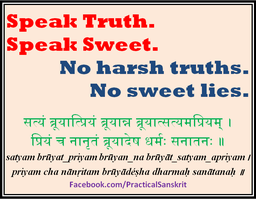
#> input picture assignment-3-samarthamahesh-main/images/colourful_text.png, 256 x 199 px, shrunk from 871 x 678 before the run
$ jupyter execute Q7.ipynb
#> lines starting #> are read from the running program, lines starting #| are printed output that depends on the picture
[cell 1]
import cv2
import numpy as np

from matplotlib import pyplot as plt

# Question 7

---

#### 1. Write a function rotImage which rotates an input image about its center.

[cell 2]
def rotImage(im, deg, retain):
    im = np.int32(im)
    m, n = im.shape

    # Coordinates in input image
    x, y = np.meshgrid(np.arange(n), np.arange(m))
    x = x - np.mean(x, axis=1, keepdims=True)
    y = y - np.mean(y, axis=0, keepdims=True)
    y = np.flip(y, axis=0)

    # Rotation matrix
    mat = np.array([[np.cos(deg*np.pi/180), np.sin(deg*np.pi/180)],
                   [-np.sin(deg*np.pi/180), np.cos(deg*np.pi/180)]])

    # Inverse of rotation matrix
    mat_inv = np.linalg.inv(mat)

    # Finding output image's size
    if retain:
        m1, n1 = m, n

    else:
        tmp = np.array([[x[0][0], x[0][-1], x[-1][0], x[-1][-1]], [y[0][0], y[0][-1], y[-1][0], y[-1][-1]]])
        new = np.matmul(mat, tmp)

        n_min = np.min(new, axis=1)
        n_max = np.max(new, axis=1)

        n1, m1 = np.int32(n_max - n_min + 1)

    # Coordinates in output image
    x1, y1 = np.meshgrid(np.arange(n1), np.arange(m1))
    x1 = x1 - np.mean(x1, axis=1, keepdims=True)
    y1 = y1 - np.mean(y1, axis=0, keepdims=True)
    y1 = np.flip(y1, axis=0)

    ret = np.zeros((m1, n1))
    cm = m//2
    cn = n//2

    # Implementation of backward mapping
    for i in range(m1):
        for j in range(n1):
            tmp = np.array([[x1[i][j]], [y1[i][j]]])
            new = np.matmul(mat_inv, tmp)
            new = np.int32(new)
            xn, yn = cm-new[1][0], cn+new[0][0]

            if xn >= 0 and xn < m and yn >= 0 and yn < n:
                ret[i][j] = im[xn][yn]

    return np.uint8(ret)

#### 2. Show outputs of a rectangular image of your choice with angle 30 deg, 45 deg , 90 deg and 2 other angles of your choice.

[cell 3]
im = cv2.imread('../images/colourful_text.png')
#> im is the input picture: shape (199, 256, 3); mean B, G, R 185.5, 197.5, 216.3
im = cv2.cvtColor(im, cv2.COLOR_BGR2GRAY)
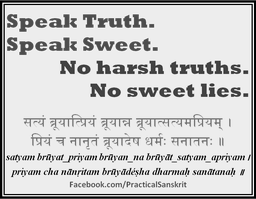
#> im: shape (199, 256); min 0, max 255, mean 201.7

plt.imshow(im, cmap='gray')
plt.title('Original Image')
plt.show()

[cell 4]
ret = rotImage(im, 30, True)
plt.imshow(ret, cmap='gray')
plt.title('30 deg (retain - True)')
plt.show()

ret = rotImage(im, 30, False)
#> call 2 of rotImage, with deg = 30, retain = False
#> after the loop in rotImage (call 2), `for i in range(m1):`:
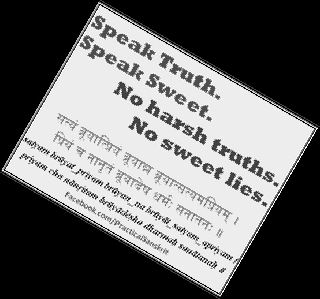
#> ret: shape (299, 320) float64; min 0, max 255, mean 108.4
plt.imshow(ret, cmap='gray')
plt.title('30 deg (retain - False)')
plt.show()

[cell 5]
ret = rotImage(im, 45, True)
#> call 3 of rotImage, with deg = 45, retain = True
#> after the loop in rotImage (call 3), `for i in range(m1):`:
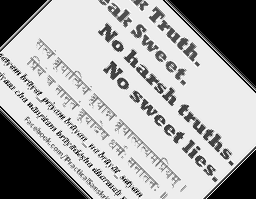
#> ret: shape (199, 256) float64; min 0, max 255, mean 167.9
plt.imshow(ret, cmap='gray')
plt.title('45 deg (retain - True)')
plt.show()

ret = rotImage(im, 45, False)
#> call 4 of rotImage, with deg = 45, retain = False
#> after the loop in rotImage (call 4), `for i in range(m1):`:
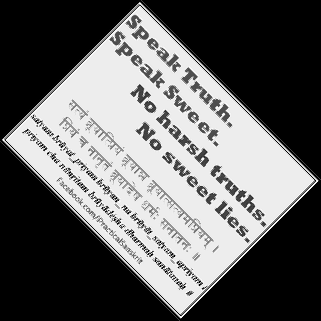
#> ret: shape (321, 321) float64; min 0, max 255, mean 100.9
plt.imshow(ret, cmap='gray')
plt.title('45 deg (retain - False)')
plt.show()

[cell 6]
ret = rotImage(im, 90, True)
#> after the loop in rotImage (call 5), `for i in range(m1):`:
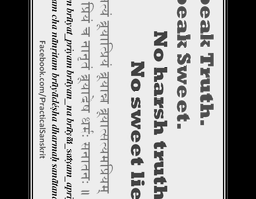
#> ret: shape (199, 256) float64; min 0, max 255, mean 159.9
plt.imshow(ret, cmap='gray')
plt.title('90 deg (retain - True)')
plt.show()

ret = rotImage(im, 90, False)
#> after the loop in rotImage (call 6), `for i in range(m1):`:
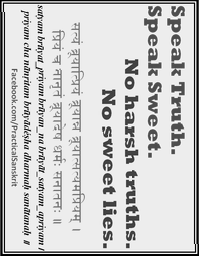
#> ret: shape (256, 199) float64; min 0, max 255, mean 202.6
plt.imshow(ret, cmap='gray')
plt.title('90 deg (retain - False)')
plt.show()

[cell 7]
ret = rotImage(im, 120, True)
#> after the loop in rotImage (call 7), `for i in range(m1):`:
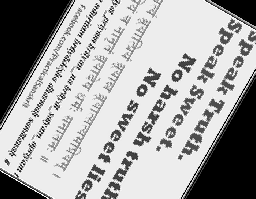
#> ret: shape (199, 256) float64; min 0, max 255, mean 166.2
plt.imshow(ret, cmap='gray')
plt.title('120 deg (retain - True)')
plt.show()

ret = rotImage(im, 120, False)
#> after the loop in rotImage (call 8), `for i in range(m1):`:
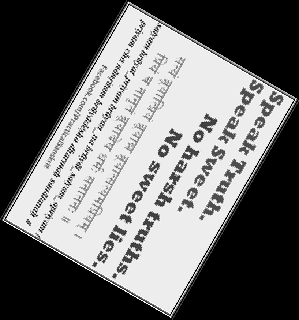
#> ret: shape (320, 299) float64; min 0, max 255, mean 108.4
plt.imshow(ret, cmap='gray')
plt.title('120 deg (retain - False)')
plt.show()

[cell 8]
ret = rotImage(im, -60, True)
#> after the loop in rotImage (call 9), `for i in range(m1):`:
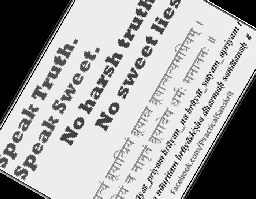
#> ret: shape (199, 256) float64; min 0, max 255, mean 166.2
plt.imshow(ret, cmap='gray')
plt.title('-60 deg (retain - True)')
plt.show()

ret = rotImage(im, -60, False)
#> after the loop in rotImage (call 10), `for i in range(m1):`:
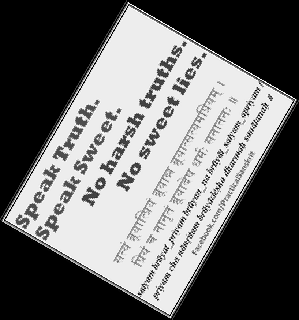
#> ret: shape (320, 299) float64; min 0, max 255, mean 108.4
